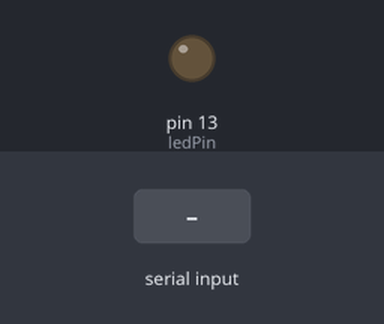
This sketch was run on a simulated Arduino Uno, built with avr-gcc and run on an emulated ATmega328P. On the bench: output pins drawn as LEDs (lit = HIGH). Inputs (shaded band) come from the test bench.

Above: at 1.2 s.
1.3 s: "ON\n" received over Serial
At 2.4 s:
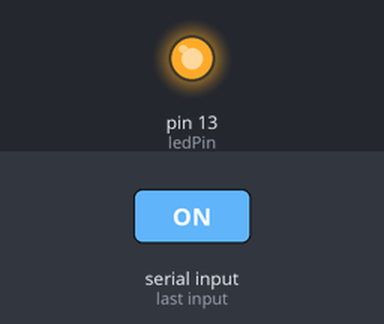
2.8 s: "OFF\n" received over Serial
At 3.6 s:
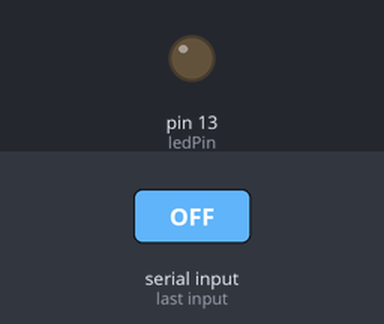
Timing chart, 0 to 5.8 s (numbered marks = the images above; inputs shaded):
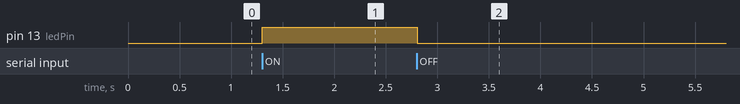

The sketch:

receive_communications.ino
```cpp
int ledPin = 13;  // Pin where the LED is connected

void setup() {
  // Initialize the serial communication
  Serial.begin(9600);

  // Set the LED pin as an output
  pinMode(ledPin, OUTPUT);
}

void loop() {
  // Check if data is available to read
  if (Serial.available() > 0) {
    // Read the incoming byte (either 'ON' or 'OFF')
    String command = Serial.readStringUntil('\n');  // Read until newline

    // Check if the command is 'ON'
    if (command == "ON") {
      digitalWrite(ledPin, HIGH);  // Turn the LED on
    }
    // Check if the command is 'OFF'
    else if (command == "OFF") {
      digitalWrite(ledPin, LOW);   // Turn the LED off
    }
  }
}
```

Measured:
- after the input at 1.3 s, pin 13 (ledPin): LOW → HIGH at once
- after the input at 2.8 s, pin 13 (ledPin): HIGH → LOW at once
